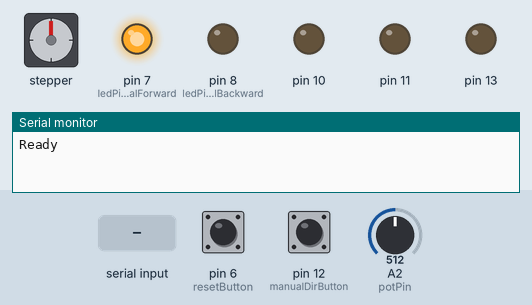
The sketch below on a simulated Arduino Uno, built with avr-gcc and run on an emulated ATmega328P. Parts: stepper motor, output pins drawn as LEDs (lit = HIGH), the last lines printed to the serial monitor. Wiring (inferred from the names in the program): stepper motor (2048 steps per turn assumed): coils pin 2, pin 4, pin 3, pin 5. The test bench sets the inputs (shaded band); at power-on: pin 12 (manualDirButton) HIGH, pin 6 (resetButton) HIGH, A2 (potPin) = 512. Pins used as bus, display or sensor lines are not drawn.

Above: at 1.2 s.
1.3 s: pin 12 (manualDirButton) pulled LOW for 0.15 s
At 2.3 s:
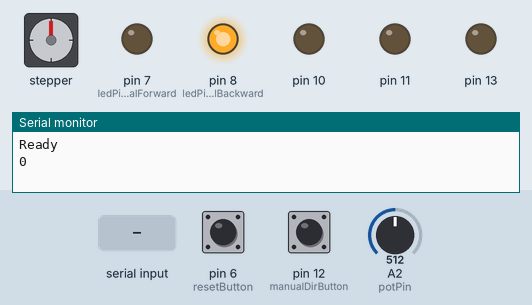
2.9 s: pin 6 (resetButton) pulled LOW for 0.15 s
At 5.8 s:
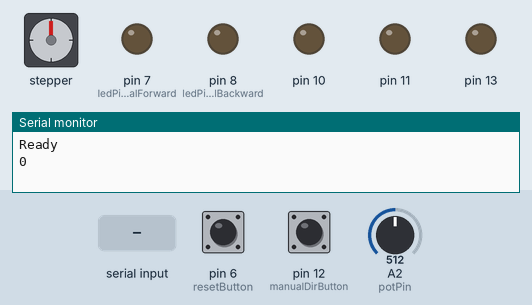
6.0 s: pin 6 (resetButton) pulled LOW for 1 s
At 8.8 s:
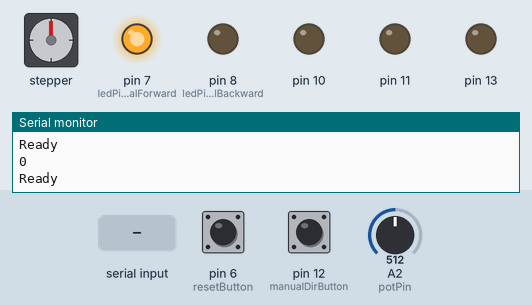
9.1 s: pin 6 (resetButton) pulled LOW for 0.15 s
At 12.0 s:
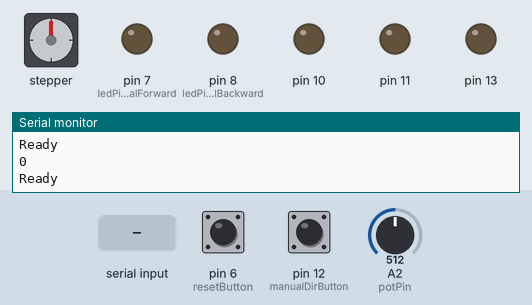
12.2 s: "<!>" received over Serial
At 12.8 s:
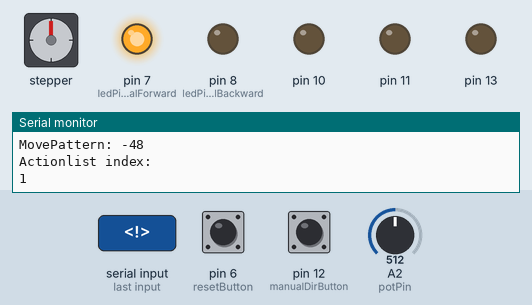
Timing chart, 0 to 15.2 s (numbered marks = the images above; inputs shaded):
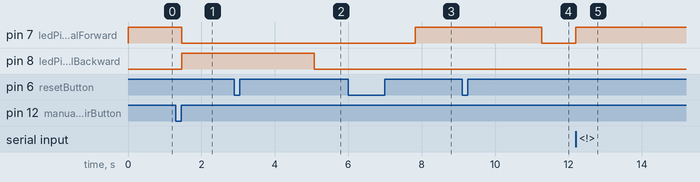

The sketch:

timelapseV9.ino
```cpp
#include <SuperStepper.h>
#define Length 25


typedef struct{
  unsigned long int atTime;
  unsigned long int endTime;
  int mmToMove;
  int dir;
  int shotsToTake;
  int movePattern;
}
commandAction;

commandAction actionlist[Length];

typedef struct{
  int repeatCount;
  int repeats;
  unsigned long int nextEvent;
  int eventType; //turha?
  float distanceToMove;
  int commandIndexRef;
  unsigned long interval;
}
servoTask;

servoTask servo1Task={
  0,0,0,2,0,0,0};

servoTask servoShutterTask={
  0,0,0,2,0,0,0};

servoTask blank={
  0,0,0,2,0,0,0};

const int ledPin=3;
const int ledPin2=5;
const int ledPinPower=2;
const int ledPinProgram=4;
const int ledPinManualForward=7;
const int ledPinManualBackward=8;
const int resetButton=6; //vois muuttaa "start program buttoniksi, esim 2s viiveella"
const int manualDirButton=12;
const int potPin=2;

SuperStepper stepper (10, 11, 13);


const float constSpeed=200;
const int stabilizeTime=300;
const int defaultRemoteTime=300;


const int debounceDelay = 20;  // milliseconds to wait until stable

unsigned long timeOffset=0;


String sanoma="";
boolean sanomaReady=false;
boolean sanomaOngoing=false;
int actionlistIndex=0;
int actionlistNext=0;

boolean programRunning=false;
int eventsReceived=0;
//true for forward
boolean manualDir=true;

//this is for controlling the leds, only if the state changes then it is changed
boolean manualDirOld=true;

//potentiometer value is max 1023, this is the initial value
int manualSpeed=1500; //turha

void setup() {

  pinMode(1,OUTPUT);

  //these are for the camera shutter & focus)
  pinMode(ledPin, OUTPUT);
  pinMode(ledPin2, OUTPUT);

 //stepper
 stepper.setOneRoundInMM(1.25);
 stepper.setResolution(800);
 //stepper.setMinUsDelay(150);

  //power light on
  pinMode(ledPinPower, OUTPUT);
  digitalWrite(ledPinPower, HIGH);

  //program running led
  pinMode(ledPinProgram, OUTPUT);


  //direction leds
  pinMode(ledPinManualForward, OUTPUT);
  pinMode(ledPinManualBackward, OUTPUT);

  //digitalWrite(ledPinManualForward, HIGH);

  //digitalWrite(ledPinManualForward, HIGH);
  //digitalWrite(ledPinManualBackward, HIGH);


  //reset button
  pinMode(resetButton, INPUT_PULLUP);

  // Change manually direction button
  pinMode(manualDirButton, INPUT_PULLUP);
  //servo2.attach(3); //analog pin 1
  Serial.begin(19200);
  Serial.println("Ready");

}

void loop() {

  //current serial logic:
  //< 0000015000  1         1         0             01500      02000       0003> :
  //  time[10],   servo[1], speed[1], direction[1], runtime[5] idletime[5] repeats[4


  static int v = 0;
  static unsigned long time;
  //static unsigned long timeOffset=0;
  time= millis();

  //ledi kontrolli
  //checkIfProgramRunning();

  checkManualDirLed();

  //potentiometrin luku
  if(programRunning==false){
    checkSpeedVal();
    checkIfManualDirButtonPressed();
    //Serial.println(analogRead(potPin));
  }

  //monitor reset program button
  checkIfResetButtonPressed();

  //servojen taskit

  if(servo1Task.nextEvent!=0 && servo1Task.interval!=0 && servo1Task.nextEvent<time){
    if(servo1Task.repeatCount<servo1Task.repeats){
      //Serial.println("Distance to move");
      //Serial.println(servo1Task.distanceToMove);

      stepper.moveMM(servo1Task.distanceToMove,constSpeed);
      servoShutterTask.nextEvent=millis()+stabilizeTime;
      //Serial.println("Current time");
      //Serial.println(millis());
      //Serial.println("Next camera shutter");
      //Serial.println(servoShutterTask.nextEvent);

      //Serial.println("Motor moved");
      servo1Task.repeatCount+=1;
      servo1Task.nextEvent=servo1Task.nextEvent+servo1Task.interval;
      //Serial.print("next motor event");
      //Serial.println(servo1Task.nextEvent);
      //Serial.println(availableMemory());
    }
  }


  //servoShutter tasks

  if(servoShutterTask.nextEvent!=0 && servoShutterTask.nextEvent<time){

    if(servoShutterTask.repeatCount<servoShutterTask.repeats){
      //      if(servoShutterTask.eventType==0){


      //Serial.print("Take picture: ");
      //Serial.print(servoShutterTask.nextEvent);
      //Serial.print(" curr time: ");
      //Serial.println(millis());
      digitalWrite(ledPin,HIGH);
      digitalWrite(ledPin2,HIGH);
      delay (defaultRemoteTime);
      //Serial.print("Take picture end ");
      //Serial.print(" curr time: ");
      //Serial.println(millis());
      digitalWrite(ledPin,LOW);
      digitalWrite(ledPin2,LOW);
      servoShutterTask.repeatCount+=1;
      servoShutterTask.nextEvent=0;

    }

  }

  //tehdaan servotaskit
  if (programRunning && actionlistIndex>0 && actionlist[actionlistNext].atTime!=0 && time>actionlist[actionlistNext].atTime){

    //Serial.println("ahaa:");
    //Serial.println((actionlist[actionlistNext].mmToMove)/(actionlist[actionlistNext].shotsToTake));

    servo1Task.distanceToMove=float(actionlist[actionlistNext].mmToMove)/(actionlist[actionlistNext].shotsToTake);
    servo1Task.repeats=actionlist[actionlistNext].shotsToTake;
    servo1Task.nextEvent=actionlist[actionlistNext].atTime;
    servo1Task.repeatCount=0;
    servo1Task.interval=(actionlist[actionlistNext].endTime-actionlist[actionlistNext].atTime)/actionlist[actionlistNext].shotsToTake;


    if(actionlist[actionlistNext].dir==1){
      servo1Task.distanceToMove=servo1Task.distanceToMove*(-1);
    }

    servoShutterTask.repeats=actionlist[actionlistNext].shotsToTake;
    servoShutterTask.nextEvent=0;
    servoShutterTask.repeatCount=0;
    servoShutterTask.interval=(actionlist[actionlistNext].endTime-actionlist[actionlistNext].atTime)/actionlist[actionlistNext].shotsToTake;
/*
    Serial.println("Servotaskkurat: nextEvent, repeats, repeat count, interval, distanceToMove");
    Serial.println(servo1Task.nextEvent);
    Serial.println(servo1Task.repeats);
    Serial.println(servo1Task.repeatCount);
    Serial.println("Interval:");
    Serial.println(servo1Task.interval);
    Serial.println(servo1Task.distanceToMove);
*/
    actionlistNext=actionlistNext+1;


  }


  //parsing the message
  if ( Serial.available()) {
    char ch = Serial.read();

    if (ch == '!'){
      Serial.println("Program reset");
      resetProgram();
      //timeOffset=time;
    }
    //viestin alku
    if(ch == '<'){
      sanomaOngoing=true;

    }
    //viestin loppu
    if (ch == '>'){
      sanomaOngoing=false;
      sanomaReady=true;
      eventsReceived+=1;
      //programRunning=true;
      //changeProgramLed();

    }

    //lisataan merkit sanomaan
    if(sanomaOngoing && ch!='<'){


      sanoma=sanoma + ch;


    }
    //sanoma valmis
    if(sanomaReady){
      Serial.print("sanoma: ");
      Serial.println(sanoma);

      //Task start time (7 char in seconds)
      char charAtTime[8];
      String stringAtTime=sanoma.substring(0,7);
      stringAtTime.toCharArray(charAtTime, sizeof(charAtTime));
      //unsigned long int tmpAtTime=atol(charAtTime)*1000+timeOffset;
      unsigned long int tmpAtTime=long(atol(charAtTime)*1000);
      Serial.print("attime: ");
      Serial.println(tmpAtTime);

      //Task end time (7 char in seconds)
      char charEndTime[8];
      String stringEndTime=sanoma.substring(7,14);
      stringEndTime.toCharArray(charEndTime, sizeof(charEndTime));
      //unsigned long int tmpEndTime=atol(charEndTime)*1000+timeOffset;
      unsigned long int tmpEndTime=atol(charEndTime)*1000;
      Serial.print("endtime: ");
      Serial.println(tmpEndTime);

      //How many mm to move (max 999mm)
      char charMMToMove[4];
      String stringMMToMove=sanoma.substring(14,17);
      stringMMToMove.toCharArray(charMMToMove, sizeof(charMMToMove));
      int tmpMMToMove=atol(charMMToMove);
      Serial.print("MMToMove: ");
      Serial.println(tmpMMToMove);

      //Direction (0 or 1)
      String stringDir=sanoma.substring(17,18);
      int tmpDir=stringDir[0]-48;
      Serial.print("Direction: ");
      Serial.println(tmpDir);

      //How many shots to take (max 9999)
      char charShotsToTake[5];
      String stringShotsToTake=sanoma.substring(18,22);
      stringShotsToTake.toCharArray(charShotsToTake, sizeof(charShotsToTake));
      int tmpShotsToTake=atol(charShotsToTake);
      Serial.print("ShotsToTake: ");
      Serial.println(tmpShotsToTake);

      //Return home (0 not, 1 yeah)
      String stringReturnHome=sanoma.substring(22,23);
      int tmpReturnHome=stringReturnHome[0]-48;
      Serial.print("ReturnHome: ");
      Serial.println(tmpReturnHome);

      //Move pattern
      String stringMovePattern=sanoma.substring(23,24);
      int tmpMovePattern=stringMovePattern[0]-48;
      Serial.print("MovePattern: ");
      Serial.println(tmpMovePattern);

      actionlist[actionlistIndex].atTime=tmpAtTime;

      actionlist[actionlistIndex].endTime=tmpEndTime;
      actionlist[actionlistIndex].mmToMove=tmpMMToMove;
      actionlist[actionlistIndex].dir=tmpDir;
      actionlist[actionlistIndex].shotsToTake=tmpShotsToTake;
      actionlist[actionlistIndex].movePattern=tmpMovePattern;


      actionlistIndex=actionlistIndex+1;
      Serial.println("Actionlist index: ");
      Serial.println(actionlistIndex);

      sanoma="";
      sanomaReady=false;


    }

  }


}

int availableMemory(){
  // Use 1024 with ATmega168
  int size = 2048;
  byte *buf;
  while ((buf = (byte *) malloc(--size)) == NULL);
  free(buf);
  return size;

}


void checkIfProgramRunning(){
  if(programRunning==true && actionlistNext>=eventsReceived && servo1Task.eventType==2 && servoShutterTask.eventType==2){
    programRunning=false;
    manualSpeed=1500;
    changeProgramLed();
  }
}

void changeProgramLed(){
  if(programRunning==true){
    digitalWrite(ledPinProgram, HIGH);
  }
  else{
    digitalWrite(ledPinProgram, LOW);
  }

}

void checkIfResetButtonPressed(){

  int buttonval=digitalRead(resetButton);


if(buttonval==LOW){
while(!debounce(resetButton)){}

    if(programRunning){
      digitalWrite(ledPinProgram, HIGH);
      delay(200);
      digitalWrite(ledPinProgram, LOW);
      delay(100);
      digitalWrite(ledPinProgram, HIGH);
      delay(200);
      digitalWrite(ledPinProgram, LOW);
      delay(100);
      digitalWrite(ledPinProgram, HIGH);
      delay(200);
      digitalWrite(ledPinProgram, LOW);
      //oma softreset
      asm volatile ("  jmp 0");
    }
        if(!programRunning){
      delay(2000);
      timeOffset=millis();
      for (int i=0;i<actionlistIndex;i++){

        if(actionlist[i].atTime>0)
        actionlist[i].atTime=actionlist[i].atTime+timeOffset;
        if(actionlist[i].endTime>0)
        actionlist[i].endTime=actionlist[i].endTime+timeOffset;
        Serial.println("Ajat: Offset, atTime, endTime");
        Serial.println(timeOffset);
        Serial.println(actionlist[i].atTime);
        Serial.println(actionlist[i].endTime);

      }
         programRunning=true;
        changeProgramLed();

    }


  }

}

void checkIfManualDirButtonPressed(){
  int buttonval=digitalRead(manualDirButton);
  if(buttonval==LOW){
    while(!debounce(manualDirButton)){}

    //while(digitalRead(manualDirButton)==LOW){
    //}

    if(manualDir==true){
      manualDir=false;
      manualSpeed=0;
    }
    else{
      manualDir=true;
      manualSpeed=0;

    }
    Serial.println(manualDir);

  }
}

void checkSpeedVal(){
  int tolerance=100;
  int analogSpeed=analogRead(potPin);
  if(manualSpeed==1500){
    manualSpeed=analogRead(potPin);
  }
  else{
    if(abs(manualSpeed-analogSpeed)>tolerance){
      manualSpeed=analogRead(potPin);
      int speedou=manualSpeed/113;
      int tmpDir=0;
      //Serial.println(manualSpeed);
      //Serial.println("speed : ");
      //Serial.println(speedou);
      if(manualDir==true)
        tmpDir=1;

      if(speedou==0){
        //servo1.writeMicroseconds(1500);
        //Serial.println("Manual drive: Stop Servo");

      }
      else{
        //int v= getSpeed(speedou,tmpDir);
        //  servo1.writeMicroseconds(v);
        //Serial.println("Manual drive: run servo");
      }
    }
  }
}

void checkManualDirLed(){
  if(programRunning){
    digitalWrite(ledPinManualForward, LOW);
    digitalWrite(ledPinManualBackward, LOW);

  }
  else{
    if(manualDir==true){
      //if(manualDir==true && manualDirOld!=true){
      digitalWrite(ledPinManualForward, HIGH);
      digitalWrite(ledPinManualBackward, LOW);
      //manualSpeed=0;
      //manualDirOld=manualDir;


    }
    if(manualDir==false){
      //if(manualDir==false && manualDirOld!=false){
      digitalWrite(ledPinManualBackward, HIGH);
      digitalWrite(ledPinManualForward, LOW);
      //manualSpeed=0;
      //manualDirOld=manualDir;

    }

  }

}


void resetProgram(){
  memset(actionlist, 0, sizeof(commandAction)*Length);
  servo1Task=blank;
  servoShutterTask=blank;
  actionlistIndex=0;
  actionlistNext=0;
  programRunning=false;

}


// debounce returns the stable switch state
boolean debounce(int pin)
{
  boolean state;
  boolean previousState;

  previousState = digitalRead(pin);	    // store switch state
  for(int counter=0; counter < debounceDelay; counter++)
  {
	delay(1);			// wait for 1 millisecond
	state = digitalRead(pin);  // read the pin
	if( state != previousState)
	{
	   counter = 0; // reset the counter if the state changes
	   previousState = state;  // and save the current state
	}
  }
  return state;
}
```

Measured:
- after the input at 1.3 s, pin 7 (ledPinManualForward): HIGH → LOW after 0.17 s; pin 8 (ledPinManualBackward): LOW → HIGH after 0.17 s
- after the input at 2.9 s, pin 8 (ledPinManualBackward): HIGH → LOW after 2.2 s
- after the input at 6.0 s, pin 7 (ledPinManualForward): LOW → HIGH after 1.8 s
- after the input at 9.1 s, pin 7 (ledPinManualForward): HIGH → LOW after 2.2 s
- after the input at 12.2 s, pin 7 (ledPinManualForward): LOW → HIGH at once
